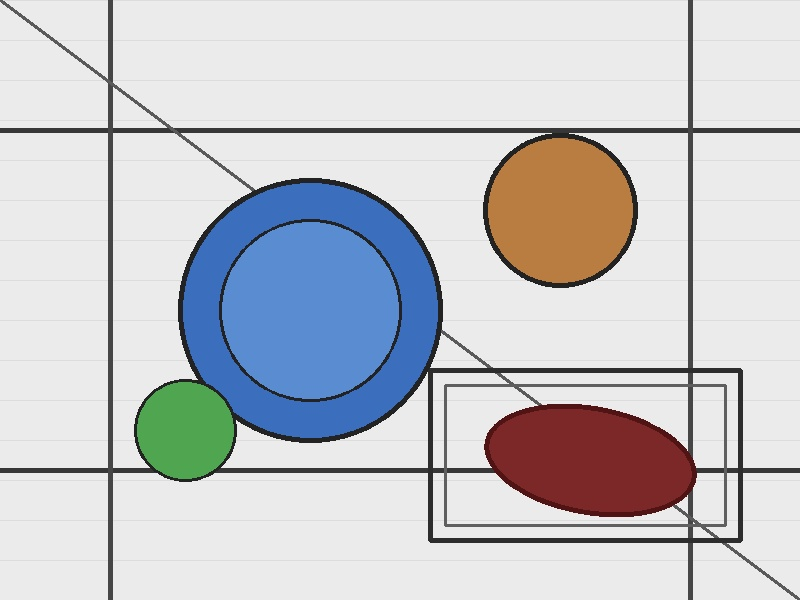
#> input picture images/original/photo.jpg, 800 x 600 px, found by its file name
$ python task1_edge_detection.py   (older library calls are emulated)
#> lines starting #> are read from the running program, lines starting #| are printed output that depends on the picture
"""
Task 1 – Edge Detection
=======================
Compares three methods:
  1. Sobel        – first-order gradient magnitude
  2. Laplacian of Gaussian (LoG) – second-order derivative after smoothing
  3. Canny        – the chosen best result (non-max suppression + hysteresis)

Run from the project root:
    python src/task1_edge_detection.py
Outputs saved to:  images/edge_detection/
"""

import cv2
import numpy as np
import os

SRC    = "images/original/photo.jpg"
OUTDIR = "images/edge_detection"
os.makedirs(OUTDIR, exist_ok=True)

# ── Load ──────────────────────────────────────────────────────────────────────
img  = cv2.imread(SRC)
#> img is the input picture: shape (600, 800, 3); mean B, G, R 204, 199.8, 198.5
assert img is not None, f"Cannot read {SRC}"
gray = cv2.cvtColor(img, cv2.COLOR_BGR2GRAY)

# ── 1. Sobel (gradient magnitude) ────────────────────────────────────────────
# Compute partial derivatives with a 3×3 Sobel kernel
gx = cv2.Sobel(gray, cv2.CV_64F, 1, 0, ksize=3)   # ∂I/∂x
gy = cv2.Sobel(gray, cv2.CV_64F, 0, 1, ksize=3)   # ∂I/∂y
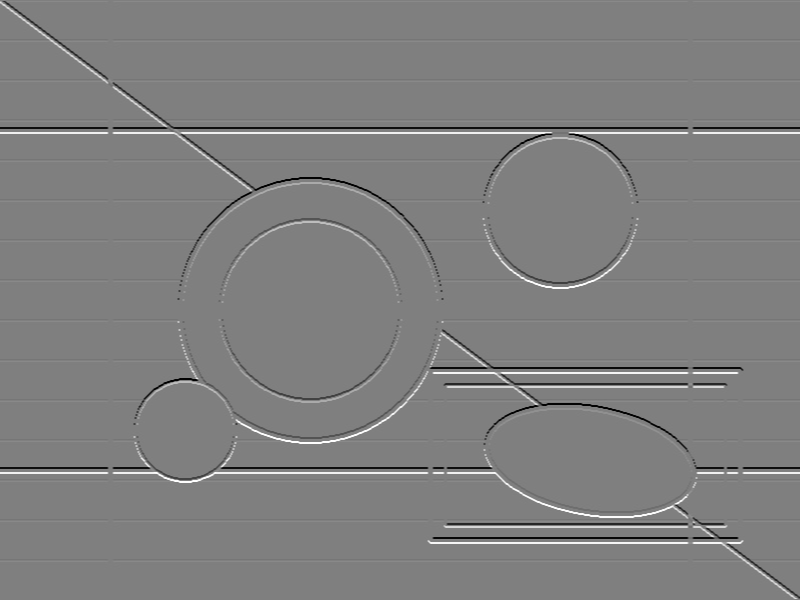
#> gy: shape (600, 800) float64; min -812, max 811, mean 0.1; drawn with min black and max white
magnitude = np.sqrt(gx**2 + gy**2)                 # ||∇I||
sobel_out = np.uint8(np.clip(magnitude, 0, 255))
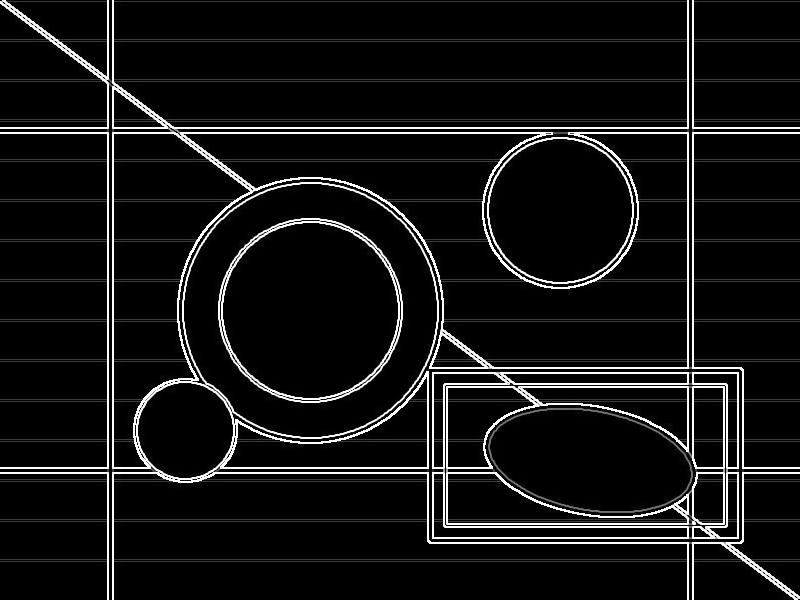
#> sobel_out: shape (600, 800); min 0, max 255, mean 18.9
cv2.imwrite(f"{OUTDIR}/sobel.jpg", sobel_out)
print(f"[1/4] Saved {OUTDIR}/sobel.jpg")

# ── 2. Laplacian of Gaussian (LoG) ───────────────────────────────────────────
# Gaussian blur first (sigma=1.5) to suppress noise, then Laplacian (∇²I)
blurred_log = cv2.GaussianBlur(gray, (9, 9), sigmaX=1.5)
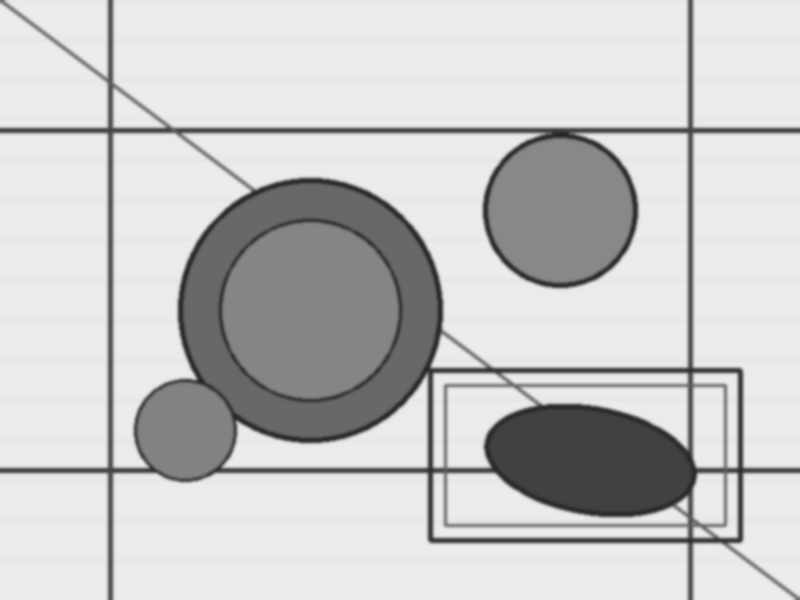
#> blurred_log: shape (600, 800); min 39, max 235, mean 199.9
lap         = cv2.Laplacian(blurred_log, cv2.CV_64F, ksize=3)
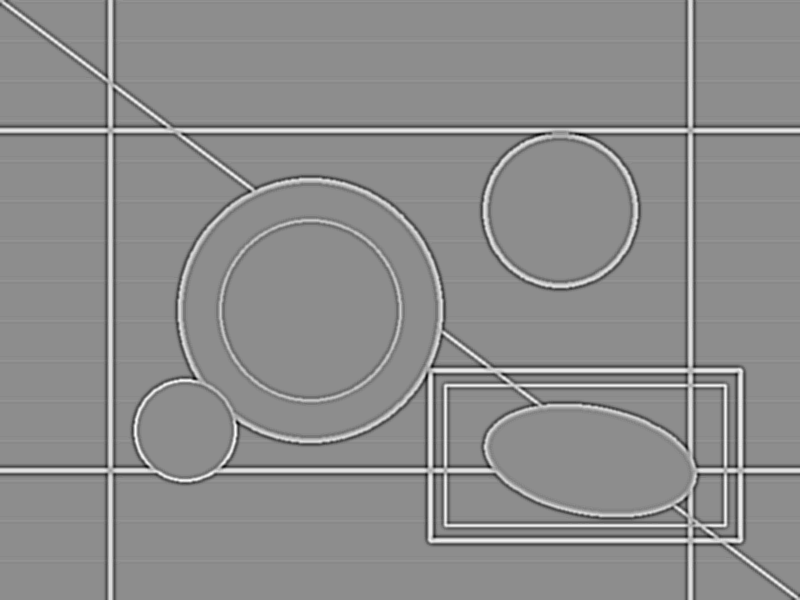
#> lap: shape (600, 800) float64; min -166, max 134, mean 0; drawn with min black and max white
log_out     = np.uint8(np.clip(np.abs(lap), 0, 255))
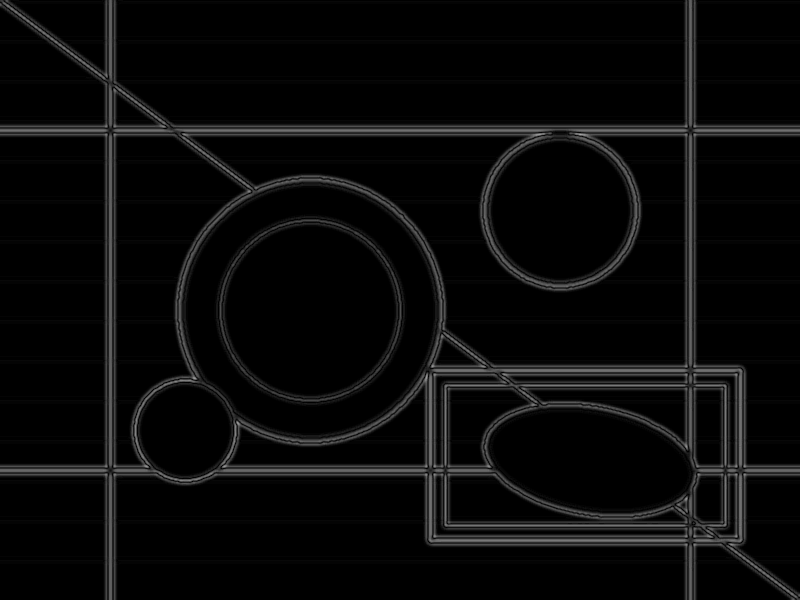
#> log_out: shape (600, 800); min 0, max 166, mean 9.5
cv2.imwrite(f"{OUTDIR}/laplacian_of_gaussian.jpg", log_out)
print(f"[2/4] Saved {OUTDIR}/laplacian_of_gaussian.jpg")

# ── 3. Canny (best result) ────────────────────────────────────────────────────
# Auto-select thresholds: median-based rule (robust to image brightness)
median_val  = float(np.median(gray))
#> median_val = 235
low_thresh  = max(0,   int(0.66 * median_val))
#> low_thresh = 155
high_thresh = min(255, int(1.33 * median_val))
#> high_thresh = 255
blurred_canny = cv2.GaussianBlur(gray, (5, 5), sigmaX=1.4)
canny_out     = cv2.Canny(blurred_canny, low_thresh, high_thresh)
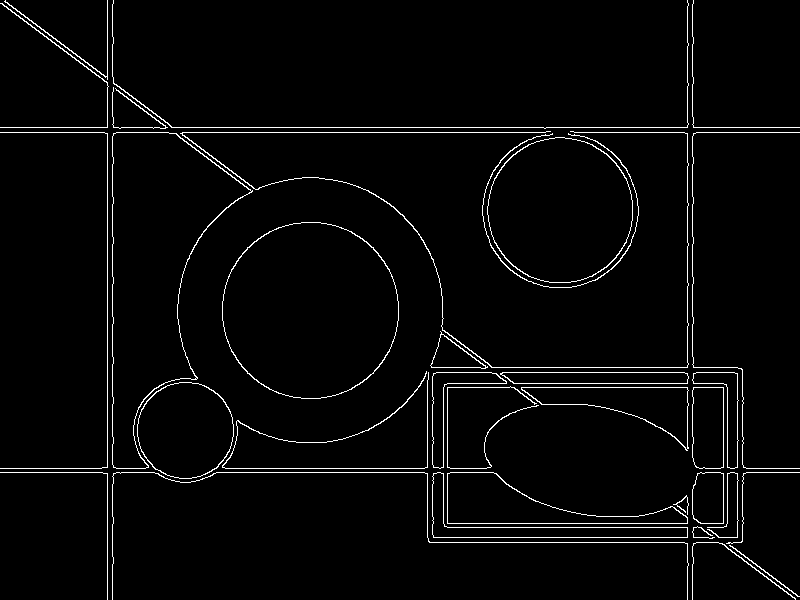
#> canny_out: shape (600, 800); 2.8% white in thin lines or dots
cv2.imwrite(f"{OUTDIR}/canny.jpg", canny_out)
print(f"[3/4] Saved {OUTDIR}/canny.jpg  "
      f"(thresholds: low={low_thresh}, high={high_thresh})")
#| [3/4] Saved images/edge_detection/canny.jpg  (thresholds: low=155, high=255)

# ── Side-by-side comparison ───────────────────────────────────────────────────
def to_bgr_labeled(gray_img, text):
#> called with text = '1) Sobel'
    out = cv2.cvtColor(gray_img, cv2.COLOR_GRAY2BGR)
    cv2.putText(out, text, (10, 32), cv2.FONT_HERSHEY_SIMPLEX,
                0.85, (0, 200, 255), 2, cv2.LINE_AA)
    return out

comparison = np.hstack([
    to_bgr_labeled(sobel_out,  "1) Sobel"),
    to_bgr_labeled(log_out,    "2) LoG"),
    to_bgr_labeled(canny_out,  "3) Canny [best]"),
])
#> in to_bgr_labeled (call 3), `out = cv2.cvtColor(gray_img, cv2.COLOR_GRAY2BGR)`: out: shape (600, 800, 3); 2.8% white in thin lines or dots
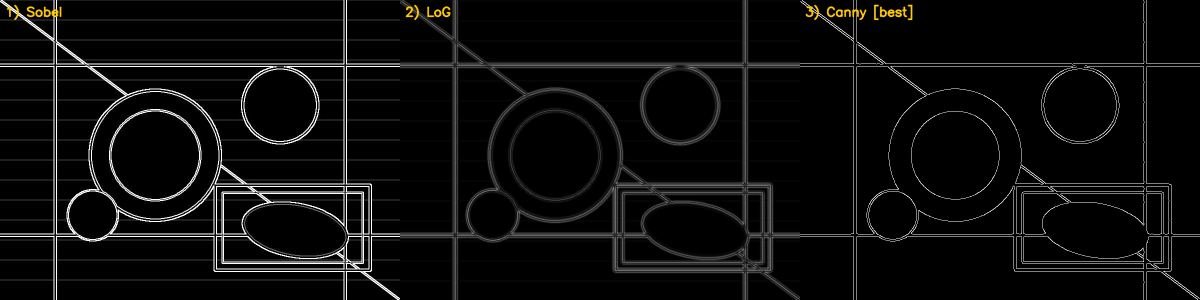
#> comparison: shape (600, 2400, 3) (shown at 1/2 size); mean of channels 0, 1, 2 11.8, 12.3, 12.4; drawn as B, G, R
cv2.imwrite(f"{OUTDIR}/comparison.jpg", comparison)
print(f"[4/4] Saved {OUTDIR}/comparison.jpg")

print("""
Why Canny is the best choice
-----------------------------
• Gaussian pre-blur removes high-frequency noise before differentiation.
• Non-maximum suppression keeps edges exactly ONE pixel wide.
• Hysteresis thresholding (two thresholds) joins weak edge pixels to
  strong ones, so real contours are complete and isolated noise is dropped.
Sobel keeps thin but is noisy; LoG is noisier due to the second derivative.
""")
